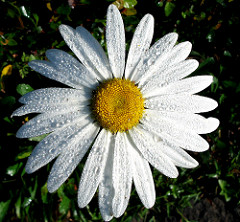
#> input picture Flower5_u96/dataset_valid/daisy/134409839_71069a95d1_m.jpg, 240 x 222 px, found by its file name; its folder holds only this picture in this run
$ jupyter execute --allow-errors Flower5_u96.ipynb
#> lines starting #> are read from the running program, lines starting #| are printed output that depends on the picture
## 头文件和配置

[cell 1]
from dnndk import n2cube
import numpy as np
from numpy import float32
import os
import cv2
import matplotlib.pyplot as plt
import random
import time
import matplotlib as mpl
from matplotlib import font_manager
import PowerSensor as ps
from IPython.display import clear_output

mpl.rcParams['axes.unicode_minus']=False     # 正常显示负号
font = font_manager.FontProperties(fname="/usr/share/fonts/truetype/droid/DroidSansFallbackFull.ttf")

# 一些重要的参数

[cell 2]
# 训练用的图像尺寸
img_size_net = 128
# 训练的batch大小
batch_size = 32

wordlist = ['雏菊', '蒲公英', '玫瑰', '向日葵', '郁金香']

# DPU网络参数
# KERNEL_CONV="testModel"
ELF_NAME = "dpu_testModel_0.elf"
CONV_INPUT_NODE = "conv2d_Conv2D"
CONV_OUTPUT_NODE = "y_out_MatMul"

# 测试集读取与测试

[cell 3]
sorts_list = ['daisy', 'dandelion', 'rose', 'sunflower', 'tulip']
img_size_net = 128
calib_batch_size = 50

def load_valid_data(data_path):
#> called with data_path = '../dataset_valid/'
    label_cnt = 0
    test_images = []
    test_lables = []
    for sort_path in sorts_list:
        flower_list = os.listdir(dataset_path + sort_path)
        for img_name in flower_list:
            img_path = dataset_path + sort_path + "/" + img_name
            img = cv2.imread(img_path)
#> img is the input picture: shape (222, 240, 3); mean B, G, R 90.9, 101.7, 97.7
            img_scale = cv2.resize(img,(img_size_net, img_size_net), interpolation = cv2.INTER_CUBIC)
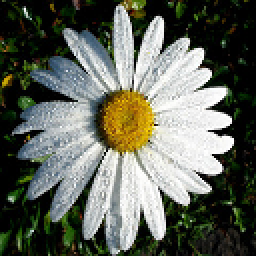
#> img_scale: shape (128, 128, 3) (shown 2 times larger); mean B, G, R 90.9, 101.7, 97.7
            if not img is None:
                test_images.append(img_scale / 255.)
                test_lables.append(label_cnt)
        label_cnt += 1
#> pass 2 of the loop in load_valid_data, `for sort_path in sorts_list:`:
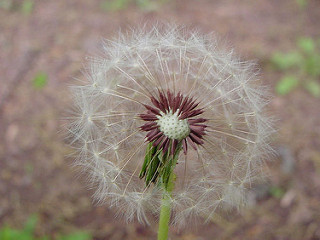
#> input picture Flower5_u96/dataset_valid/dandelion/11405573_24a8a838cc_n.jpg, 320 x 240 px, found by its file name
#> in load_valid_data, img is the input picture: shape (240, 320, 3); mean B, G, R 119.8, 131.2, 145.5
#> in load_valid_data, `img_scale = cv2.resize(img,(img_size_net, img_size_net), interpolation..`:
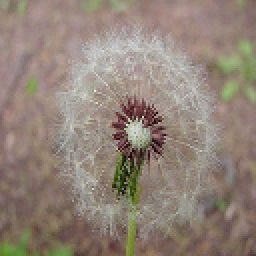
#> img_scale: shape (128, 128, 3) (shown 2 times larger); mean B, G, R 119.8, 131.2, 145.5
    return test_images, test_lables

dataset_path = '../dataset_valid/'
#> (the rest of this cell did not finish here and is left out)
